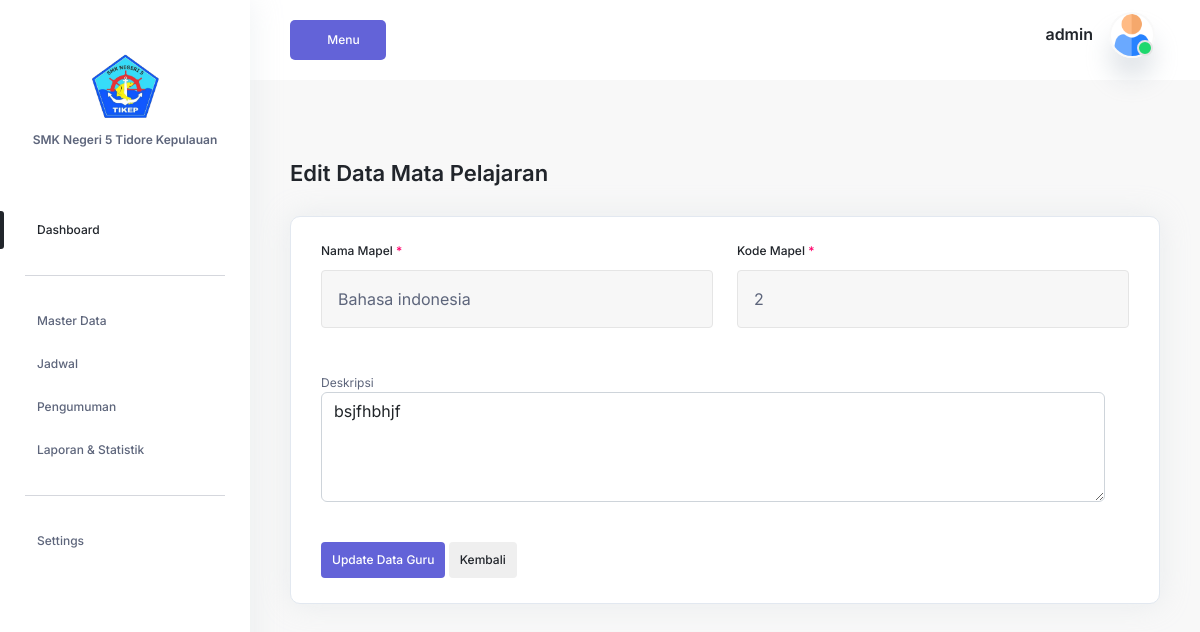
/login/admin/formMapel.php?edit=2 (signed in), run on an earlier commit of the app's database.
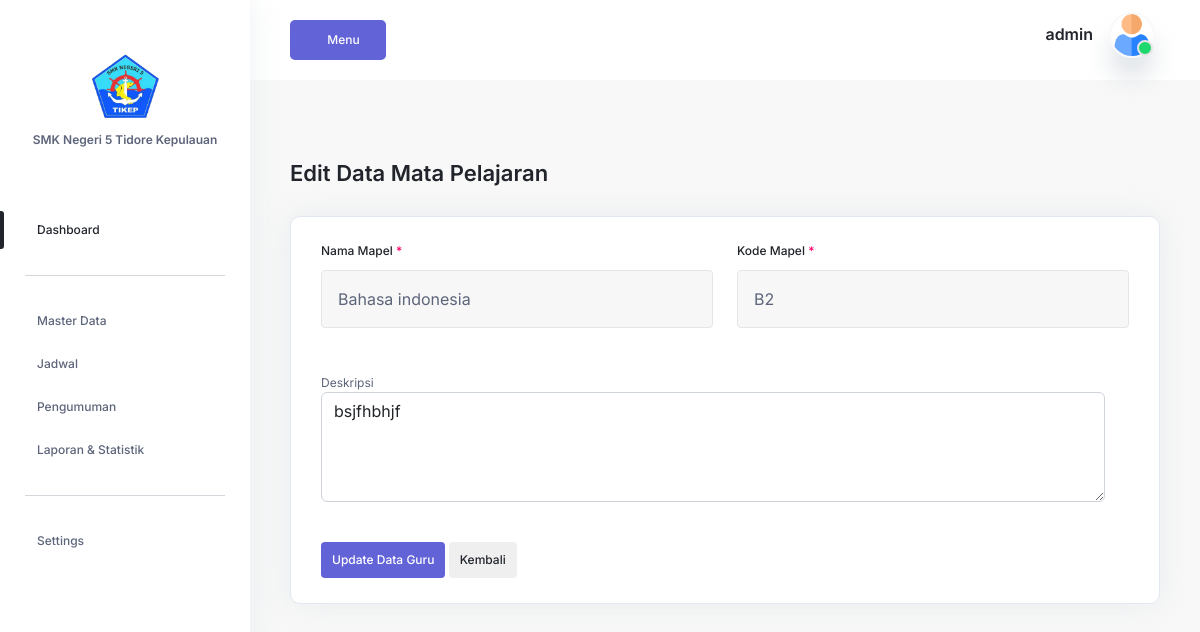
And on a later commit of the database.
### tables this page shows
CREATE TABLE `mapel` (
  `id_mapel` int(11) NOT NULL,
  `nama_mapel` varchar(100) NOT NULL,
  `kode_mapel` varchar(20) NOT NULL,
  `deskripsi` text,
  `created_at` timestamp NOT NULL DEFAULT CURRENT_TIMESTAMP
);

### login/admin/formMapel.php (the view, shortened to what this page needs)
<?php
include "../config/koneksi.php";
$editData = null;
if (isset($_GET['edit'])) {
    $id = intval($_GET['edit']);
    $result = mysqli_query($conn, "SELECT * FROM mapel WHERE id_mapel = $id");
    $editData = mysqli_fetch_assoc($result);
}
?>
<?php require_once 'template/header.php'; ?>
<?php require_once 'template/sidebar.php'; ?>
<section class="section">
    <div class="container-fluid">
        <div class="title-wrapper pt-80">
            <div class="row align-items-center">
                <div class="col-md-6">
                    <h2 class="mb-30"><?= isset($editData) ? 'Edit' : 'Tambah' ?> Data Mata Pelajaran</h2>
                </div>
            </div>
        </div>
        <div class="row">
            <div class="col-lg-12">
                <div class="card-style settings-card-1 mb-30">
                    <div class="profile-info">
                        <form method="POST" action="">
                            <div class="row">
                                <div class="col-md-6">
                                    <div class="input-style-1">
                                    <label>Nama Mapel <span class="text-danger">*</span></label>
                                    <input type="text" name="nama_mapel" class="form-control" required value="<?= htmlspecialchars($editData['nama_mapel'] ?? '') ?>">
                                </div>
                                </div>
                                <div class="col-md-6">
                                    <div class="input-style-1">
                                    <label>Kode Mapel <span class="text-danger">*</span></label>
                                    <input type="text" name="kode_mapel" class="form-control" required value="<?= htmlspecialchars($editData['kode_mapel'] ?? '') ?>">
                                </div>
                            </div>
                            <div class="row mt-3">
                                <div class="col-12">
                                    <label>Deskripsi</label>
                                    <textarea name="deskripsi" class="form-control" rows="4"><?= htmlspecialchars($editData['deskripsi'] ?? '') ?></textarea>
                                </div>
                            </div>
                            <div class="row mt-4">
                                <div class="col-12">
                                    <button type="submit" name="<?= isset($editData) ? 'update' : 'simpan' ?>"
                                            class="main-btn primary-btn btn-hover mt-3">
                                        <?= isset($editData) ? 'Update' : 'Simpan' ?> Data Guru
                                    </button>
                                    <a href="dataMapel.php" class="main-btn light-btn btn-hover mt-3">Kembali</a>
                                </div>
                            </div>
                        </form>
                    </div>
                </div>
            </div>
        </div>
    </div>
</section>
<?php require_once 'template/footer.php'; ?>

What changed in the data, as far as the page shows it:
changed mapel "Bahasa indonesia": kode_mapel "2" → "B2"
